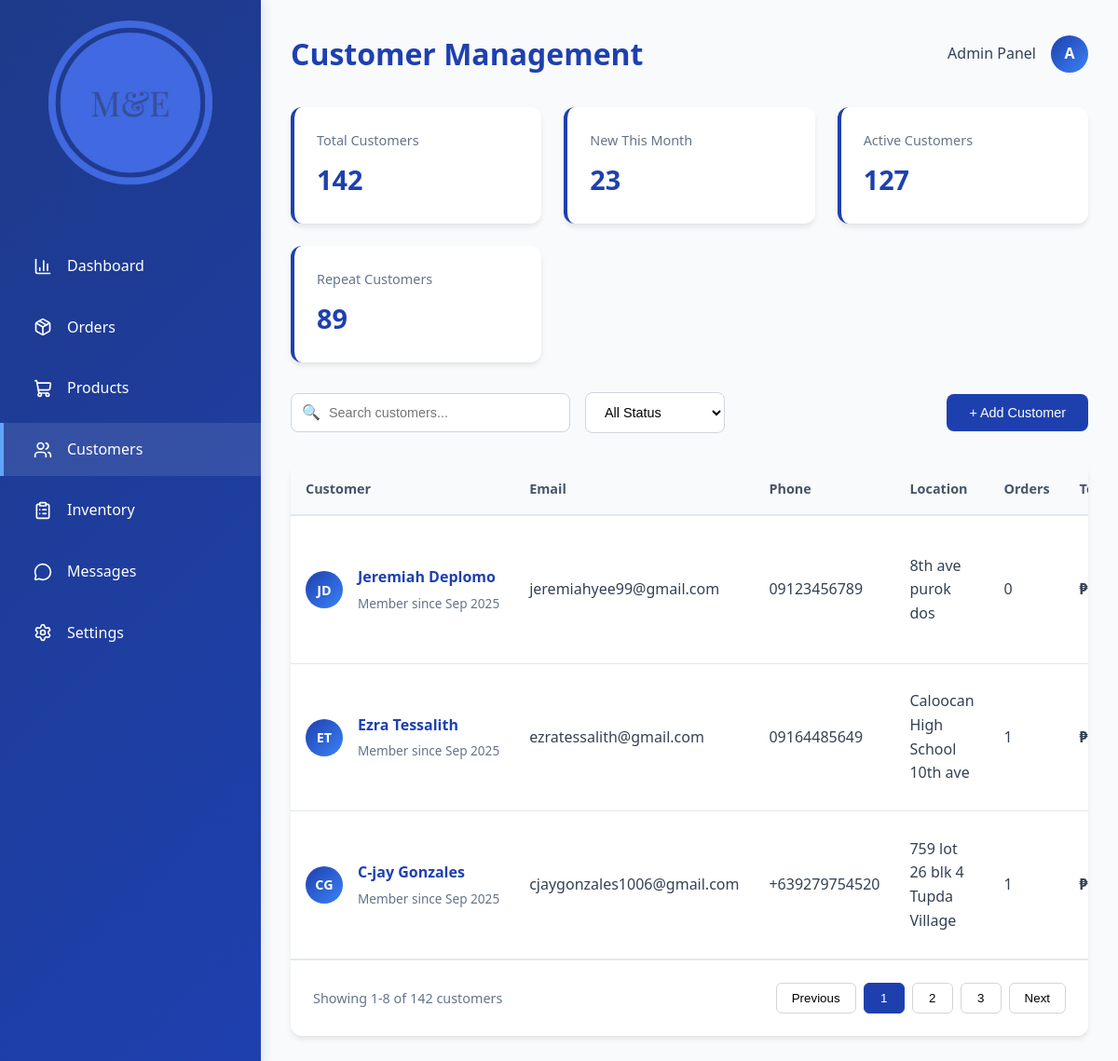
The app's page /test-files/index.php with its own data.
### tables this page shows
CREATE TABLE `users` (
  `user_id` int(11) NOT NULL,
  `username` varchar(50) DEFAULT NULL,
  `email` varchar(100) NOT NULL,
  `password` varchar(255) DEFAULT NULL,
  `first_name` varchar(50) NOT NULL,
  `middle_name` varchar(50) NOT NULL,
  `last_name` varchar(50) NOT NULL,
  `gender` varchar(20) NOT NULL DEFAULT 'Prefer not to say',
  `date_of_birth` date DEFAULT NULL,
  `is_verified` tinyint(1) NOT NULL DEFAULT 0,
  `contact_number` varchar(15) NOT NULL,
  `address` text NOT NULL,
  `created_at` datetime NOT NULL DEFAULT current_timestamp(),
  `updated_at` timestamp NOT NULL DEFAULT current_timestamp() ON UPDATE current_timestamp(),
  `isActive` tinyint(1) NOT NULL,
  `verification_token` varchar(64) NOT NULL,
  `token_created_at` datetime NOT NULL DEFAULT current_timestamp(),
  `profile_image` varchar(255) DEFAULT NULL,
  `province_id` int(11) DEFAULT NULL,
  `city_id` int(11) DEFAULT NULL,
  `barangay_id` int(11) DEFAULT NULL
);

### test-files/index.php (the view, shortened to what this page needs)
<?php
$pdo = connect();
$sql = "
  SELECT u.user_id, u.first_name, u.last_name, u.email, u.contact_number, u.address, u.created_at,
         COUNT(o.order_id) AS total_orders,
         COALESCE(SUM(o.final_amount), 0) AS total_spent
  FROM users u
  LEFT JOIN orders o ON u.user_id = o.user_id
  GROUP BY u.user_id
  ORDER BY u.created_at DESC
  LIMIT 20
";
$stmt = $pdo->query($sql);
$customers = $stmt->fetchAll(PDO::FETCH_ASSOC);
?>
<!DOCTYPE html>
<html lang="en">
<head>
</head>
<body>
    <div class="dashboard">
        <nav class="sidebar">
            <div class="logo">
                <img src="../assets/images/logo/ME logo.png" alt="">
            </div>
            <ul class="nav-menu">
                <li class="nav-item">
                    <a href="../index.php" class="nav-link">
                        <i data-lucide="bar-chart-3"></i> Dashboard
                    </a>
                </li>
                <li class="nav-item">
                    <a href="../orders/index.php" class="nav-link">
                        <i data-lucide="package"></i> Orders
                    </a>
                </li>
                <li class="nav-item">
                    <a href="../products/index.php" class="nav-link">
                        <i data-lucide="shopping-cart"></i> Products
                    </a>
                </li>
                <li class="nav-item">
                    <a href="index.php" class="nav-link active">
                        <i data-lucide="users"></i> Customers
                    </a>
                </li>
                <li class="nav-item">
                    <a href="../inventory/index.php" class="nav-link">
                        <i data-lucide="clipboard-list"></i> Inventory
                    </a>
                </li>
                <li class="nav-item">
                    <a href="../requests/index.php" class="nav-link">
                        <i data-lucide="message-circle"></i> Messages
                    </a>
                </li>
                <li class="nav-item">
                    <a href="../settings/index.php" class="nav-link">
                        <i data-lucide="settings"></i> Settings
                    </a>
                </li>
            </ul>
        </nav>
        <main class="main-content">
            <div class="header">
                <h2>Customer Management</h2>
                <div class="user-info">
                    <span>Admin Panel</span>
                    <div class="avatar">A</div>
                </div>
            </div>
            <div class="stats-grid">
                <div class="stat-card">
                    <div class="stat-title">Total Customers</div>
                    <div class="stat-value">142</div>
                </div>
                <div class="stat-card">
                    <div class="stat-title">New This Month</div>
                    <div class="stat-value">23</div>
                </div>
                <div class="stat-card">
                    <div class="stat-title">Active Customers</div>
                    <div class="stat-value">127</div>
                </div>
                <div class="stat-card">
                    <div class="stat-title">Repeat Customers</div>
                    <div class="stat-value">89</div>
                </div>
            </div>
            <div class="customer-controls">
                <div class="search-filter">
                    <div class="search-box">
                        <input type="text" placeholder="Search customers..." id="searchInput">
                    </div>
                    <select class="filter-select" id="statusFilter">
                        <option value="">All Status</option>
                    </select>
                </div>
                <button class="add-customer-btn" onclick="showAddCustomerModal()">+ Add Customer</button>
            </div>
            <div class="customers-section">
                <div class="table-container">
                    <table class="customers-table">
                        <thead>
                            <tr>
                                <th>Customer</th>
                                <th>Email</th>
                                <th>Phone</th>
                                <th>Location</th>
                                <th>Orders</th>
                                <th>Total Spent</th>
                            </tr>
                        </thead>
                        <tbody>
                  <?php foreach ($customers as $c): ?>
                    <tr>
                      <td>
                        <div class="customer-info">
                          <div class="customer-avatar">
                            <?= strtoupper(substr($c['first_name'],0,1) . substr($c['last_name'],0,1)) ?>
                          </div>
                          <div class="customer-details">
                            <h4><?= htmlspecialchars($c['first_name'] . " " . $c['last_name']) ?></h4>
                            <p>Member since <?= date("M Y", strtotime($c['created_at'])) ?></p>
                          </div>
                        </div>
                      </td>
                      <td><?= htmlspecialchars($c['email']) ?></td>
                      <td><?= htmlspecialchars($c['contact_number']) ?></td>
                      <td><?= htmlspecialchars($c['address']) ?></td>
                      <td><?= $c['total_orders'] ?></td>
                      <td><strong>₱<?= number_format($c['total_spent'], 2) ?></strong></td>
                    </tr>
                  <?php endforeach; ?>
                  </tbody>
                    </table>
                </div>
                <div class="pagination">
                    <div class="pagination-info">
                        Showing 1-8 of 142 customers
                    </div>
                    <div class="pagination-controls">
                        <button class="page-btn">Previous</button>
                        <button class="page-btn active">1</button>
                        <button class="page-btn">2</button>
                        <button class="page-btn">3</button>
                        <button class="page-btn">Next</button>
                    </div>
                </div>
            </div>
        </main>
    </div>
</body>
</html>

### records on screen
users: first_name+last_name "JD", first_name+last_name "Jeremiah Deplomo", created_at "Sep 2025", email "jeremiahyee99@gmail.com", contact_number "09123456789", address "8th ave purok dos", total_orders "0"
users: first_name+last_name "ET", first_name+last_name "Ezra Tessalith", created_at "Sep 2025", email "ezratessalith@gmail.com", contact_number "09164485649", address "Caloocan High School 10th ave", total_orders "1"
users: first_name+last_name "CG", first_name+last_name "C-jay Gonzales", created_at "Sep 2025", email "cjaygonzales1006@gmail.com", contact_number "+639279754520", address "759 lot 26 blk 4 Tupda Village", total_orders "1"
